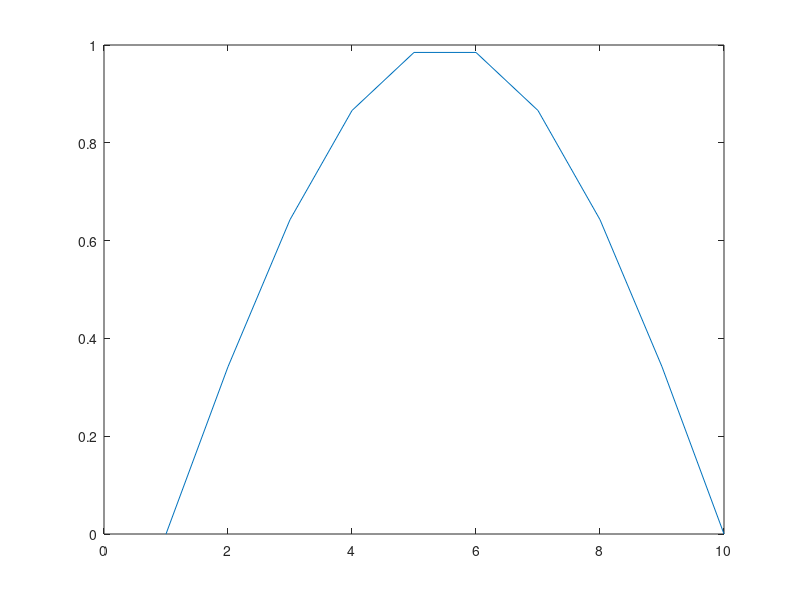
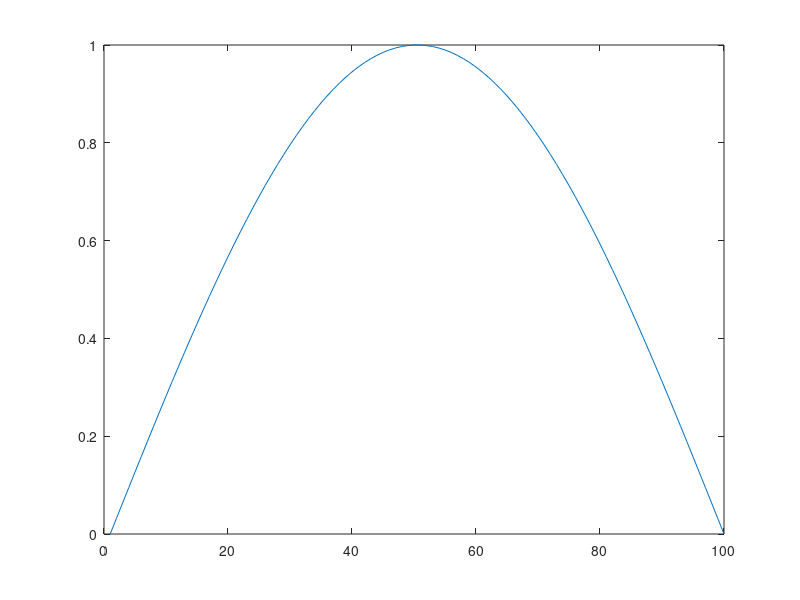

Here is the MATLAB script that generated these plots, in order:
% create a plot using 10 points:
x1 = linspace(0,pi,10);
plot(sin(x1))

fi2 = figure(2);

% create a plot (in a separate figure window) using 100 points:
x2 = linspace(0,pi,100);
plot(sin(x2))

